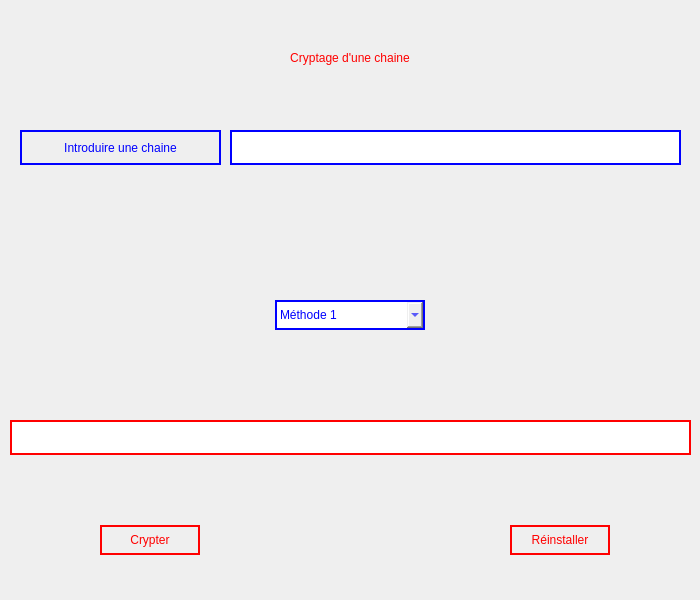
<?xml version="1.0" encoding="UTF-8"?>
<ui version="4.0">
 <class>Form</class>
 <widget class="QWidget" name="Form">
  <property name="geometry">
   <rect>
    <x>0</x>
    <y>0</y>
    <width>700</width>
    <height>600</height>
   </rect>
  </property>
  <property name="windowTitle">
   <string>Form</string>
  </property>
  <widget class="QLabel" name="label">
   <property name="geometry">
    <rect>
     <x>200</x>
     <y>40</y>
     <width>300</width>
     <height>35</height>
    </rect>
   </property>
   <property name="styleSheet">
    <string notr="true">color: red;
font: 75 12pt &quot;MS Shell Dlg 2&quot;;</string>
   </property>
   <property name="text">
    <string>Cryptage d'une chaine</string>
   </property>
   <property name="alignment">
    <set>Qt::AlignCenter</set>
   </property>
  </widget>
  <widget class="QLabel" name="label_2">
   <property name="geometry">
    <rect>
     <x>20</x>
     <y>130</y>
     <width>201</width>
     <height>35</height>
    </rect>
   </property>
   <property name="styleSheet">
    <string notr="true">color: blue;
border: 2px solid blue;
font: 75 10pt &quot;MS Shell Dlg 2&quot;;</string>
   </property>
   <property name="text">
    <string>Introduire une chaine</string>
   </property>
   <property name="alignment">
    <set>Qt::AlignCenter</set>
   </property>
  </widget>
  <widget class="QLineEdit" name="lineEdit">
   <property name="geometry">
    <rect>
     <x>230</x>
     <y>130</y>
     <width>451</width>
     <height>35</height>
    </rect>
   </property>
   <property name="styleSheet">
    <string notr="true">color: blue;
border: 2px solid blue;
font: 75 10pt &quot;MS Shell Dlg 2&quot;;</string>
   </property>
  </widget>
  <widget class="QComboBox" name="comboBox">
   <property name="geometry">
    <rect>
     <x>275</x>
     <y>300</y>
     <width>150</width>
     <height>30</height>
    </rect>
   </property>
   <property name="styleSheet">
    <string notr="true">color: blue;
border: 2px solid blue;
font: 75 10pt &quot;MS Shell Dlg 2&quot;;</string>
   </property>
   <item>
    <property name="text">
     <string>Méthode 1</string>
    </property>
   </item>
   <item>
    <property name="text">
     <string>Méthode 2</string>
    </property>
   </item>
  </widget>
  <widget class="QPushButton" name="pushButton">
   <property name="geometry">
    <rect>
     <x>100</x>
     <y>525</y>
     <width>100</width>
     <height>30</height>
    </rect>
   </property>
   <property name="styleSheet">
    <string notr="true">color: red;
border: 2px solid red;
font: 75 10pt &quot;MS Shell Dlg 2&quot;;</string>
   </property>
   <property name="text">
    <string>Crypter</string>
   </property>
  </widget>
  <widget class="QPushButton" name="pushButton_2">
   <property name="geometry">
    <rect>
     <x>510</x>
     <y>525</y>
     <width>100</width>
     <height>30</height>
    </rect>
   </property>
   <property name="styleSheet">
    <string notr="true">color: red;
border: 2px solid red;
font: 75 10pt &quot;MS Shell Dlg 2&quot;;</string>
   </property>
   <property name="text">
    <string>Réinstaller</string>
   </property>
  </widget>
  <widget class="QLabel" name="resultLabel">
   <property name="geometry">
    <rect>
     <x>10</x>
     <y>420</y>
     <width>681</width>
     <height>35</height>
    </rect>
   </property>
   <property name="styleSheet">
    <string notr="true">color: red;
border: 2px solid red;
font: 75 10pt &quot;MS Shell Dlg 2&quot;;
background-color: white;</string>
   </property>
   <property name="text">
    <string/>
   </property>
   <property name="alignment">
    <set>Qt::AlignCenter</set>
   </property>
  </widget>
 </widget>
 <resources/>
 <connections/>
</ui>
